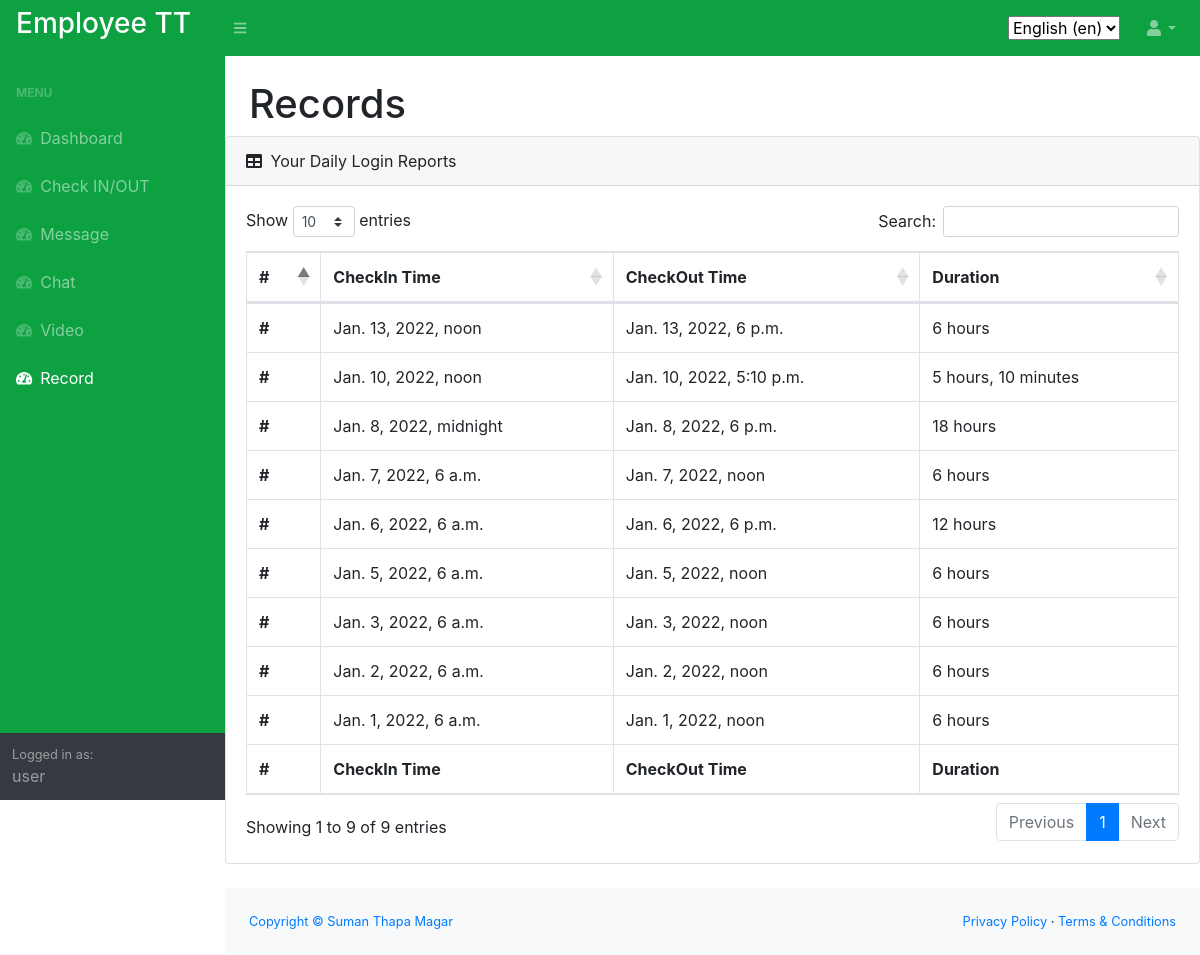
The page /en/timecard/record/ (signed in) on the database its author committed.
### timecard/models.py (models this page shows, shortened)
class DailyLog(models.Model):
    checkin_time = models.DateTimeField(default=datetime.now, null=True, blank=True)
    checkin_message = models.CharField(max_length=500, null=True, blank=True)
    checkout_time = models.DateTimeField(default=datetime.now, blank=True)
    checkout_message = models.CharField(max_length=500, null=True, blank=True)
    status = models.IntegerField(blank=True, null=False)
    user = models.ForeignKey(User, on_delete=models.CASCADE)
    class Meta:
        verbose_name = _('Daily Log')
        verbose_name_plural = _('Daily Logs')

### timecard/views.py (the view)
# urls.py: path('record/', views.record, name='record'),
def record(request):
    pk_id = request.user.id
    records = DailyLog.objects.all().filter(user_id=pk_id)
    context = {'records': records}
    return render(request, 'timecard/record.html', context)

### timecard/templates/timecard/record.html
{% extends 'home/main.html' %}
{% load i18n %}
{% block content %}
<main>
    <div class="container-fluid">
        <h1 class="mt-4">{% trans "Records" %}</h1>
    </div>
    <div class="card mb-4">
        <div class="card-header">
            <i class="fas fa-table mr-1"></i>
            {% trans "Your Daily Login Reports" %}
        </div>
        <div class="card-body">
            <div class="table-responsive">
                <table class="table table-bordered" id="dataTable" width="100%" cellspacing="0">
                    <thead>
                    <tr>
                        <th>#</th>
                        <th>{% trans "CheckIn Time" %}</th>
                        <th>{% trans "CheckOut Time" %}</th>
                        <th>{% trans "Duration" %}</th>
                    </tr>
                    </thead>
                    <tfoot>
                    <tr>
                        <th>#</th>
                        <th>{% trans "CheckIn Time" %}</th>
                        <th>{% trans "CheckOut Time" %}</th>
                        <th>{% trans "Duration" %}</th>
                    </tr>
                    </tfoot>
                    <tbody>
                    {% for r in records %}
                    <tr>
                        <th scope="row">#</th>
                        <td>{{ r.checkin_time }}</td>
                        <td>{{ r.checkout_time }}</td>
                        <td>{{ r.checkout_time|timeuntil:r.checkin_time }}</td>
                    </tr>
                    {% endfor %}
                    </tbody>
                </table>
            </div>
        </div>
    </div>
</main>
{% endblock %}

### home/templates/home/main.html (shortened to what this page needs)
{% load i18n %}
{% load static %}
<!DOCTYPE html>
<html lang="en">
    <head>
        <link href="{% static 'home/css/styles.css' %}" rel="stylesheet" />
        <link href="https://cdn.datatables.net/1.10.20/css/dataTables.bootstrap4.min.css" rel="stylesheet" />
    </head>
    <body class="sb-nav-fixed">
        <nav class="sb-topnav navbar navbar-expand navbar-dark bg-dark">
            <a class="navbar-brand" href="{% url 'home' %}">
                <h3>Employee TT</h3>
            </a>
            {% get_current_language as LANGUAGE_CODE %}
            <button class="btn btn-link btn-sm order-1 order-lg-0" id="sidebarToggle" href="#"><i class="fas fa-bars"></i></button>
            <form method="post" action="{% url 'set_language' %}" class="d-none d-md-inline-block form-inline ml-auto mr-0 mr-md-3 my-2 my-md-0">
                <select name="language" id="" onchange="this.form.submit()">
                    {% get_available_languages as LANGUAGES %}
                    {% get_language_info_list for LANGUAGES as languages %}
                    {% for language in languages %}
                    <option value="{{ language.code }}" {% if language.code == LANGUAGE_CODE %} selected {% endif %}>
                        {{ language.name_local }} ({{ language.code }})
                    </option>
                    {% endfor %}
                </select>
            </form>
            <ul class="navbar-nav ml-auto ml-md-0">
                <li class="nav-item dropdown">
                    <a class="nav-link dropdown-toggle" id="userDropdown" href="#" role="button" data-toggle="dropdown" aria-haspopup="true" aria-expanded="false"><i class="fas fa-user fa-fw"></i></a>
                </li>
            </ul>
        </nav>
        <div id="layoutSidenav">
            <div id="layoutSidenav_nav">
                <nav class="sb-sidenav accordion sb-sidenav-dark" id="sidenavAccordion">
                    <div class="sb-sidenav-menu">
                        <div class="nav">
                            <div class="sb-sidenav-menu-heading">{% trans "Menu" %}</div>
                            <a class="nav-link" href="{% url 'home' %}">
                                <div class="sb-nav-link-icon"><i class="fas fa-tachometer-alt"></i></div>
                                {% trans "Dashboard" %}
                            </a>
                            <a class="nav-link" href="{% url 'checkin' %}">
                                <div class="sb-nav-link-icon"><i class="fas fa-tachometer-alt"></i></div>
                                {% trans "Check IN/OUT" %}
                            </a>
                            <a class="nav-link" href="{% url 'message' %}">
                                <div class="sb-nav-link-icon"><i class="fas fa-tachometer-alt"></i></div>
                                {% trans "Message" %}
                            </a>
                            <a class="nav-link" href="{% url 'chatapp' %}">
                                <div class="sb-nav-link-icon"><i class="fas fa-tachometer-alt"></i></div>
                                {% trans "Chat" %}
                            </a>
                            <a class="nav-link" href="{% url 'video' %}">
                                <div class="sb-nav-link-icon"><i class="fas fa-tachometer-alt"></i></div>
                                {% trans "Video" %}
                            </a>
                            <a class="nav-link" href="{% url 'record' %}">
                                <div class="sb-nav-link-icon"><i class="fas fa-tachometer-alt"></i></div>
                                {% trans "Record" %}
                            </a>
                        </div>
                    </div>
                    <div class="sb-sidenav-footer">
                        <div class="small">{% trans "Logged in as:" %}</div>
                        {{user}}
                    </div>
                </nav>
            </div>
            <div id="layoutSidenav_content">
                {% block content %} {% endblock content %}
                <footer class="py-4 bg-light mt-auto">
                    <div class="container-fluid">
                        <div class="d-flex align-items-center justify-content-between small">
                            <div class="text-muted"><a href="https://www.profilesuman.com"  target="_blank">Copyright &copy; Suman Thapa Magar </a></div>
                            <div>
                                <a href="#">Privacy Policy</a>
                                &middot;
                                <a href="#">Terms &amp; Conditions</a>
                            </div>
                        </div>
                    </div>
                </footer>
            </div>
        </div>
    </body>
</html>

### rows shown on the page
DailyLog: checkin_time "Jan. 13, 2022, noon", checkout_time "Jan. 13, 2022, 6 p.m.", checkout_time "6 hours"
DailyLog: checkin_time "Jan. 10, 2022, noon", checkout_time "Jan. 10, 2022, 5:10 p.m.", checkout_time "5 hours, 10 minutes"
DailyLog: checkin_time "Jan. 8, 2022, midnight", checkout_time "Jan. 8, 2022, 6 p.m.", checkout_time "18 hours"
DailyLog: checkin_time "Jan. 7, 2022, 6 a.m.", checkout_time "Jan. 7, 2022, noon", checkout_time "6 hours"
DailyLog: checkin_time "Jan. 6, 2022, 6 a.m.", checkout_time "Jan. 6, 2022, 6 p.m.", checkout_time "12 hours"
DailyLog: checkin_time "Jan. 5, 2022, 6 a.m.", checkout_time "Jan. 5, 2022, noon", checkout_time "6 hours"
DailyLog: checkin_time "Jan. 3, 2022, 6 a.m.", checkout_time "Jan. 3, 2022, noon", checkout_time "6 hours"
DailyLog: checkin_time "Jan. 2, 2022, 6 a.m.", checkout_time "Jan. 2, 2022, noon", checkout_time "6 hours"
DailyLog: checkin_time "Jan. 1, 2022, 6 a.m.", checkout_time "Jan. 1, 2022, noon", checkout_time "6 hours"

### other values the page prints
{{ user }} "user"
form field language "English (en)"
